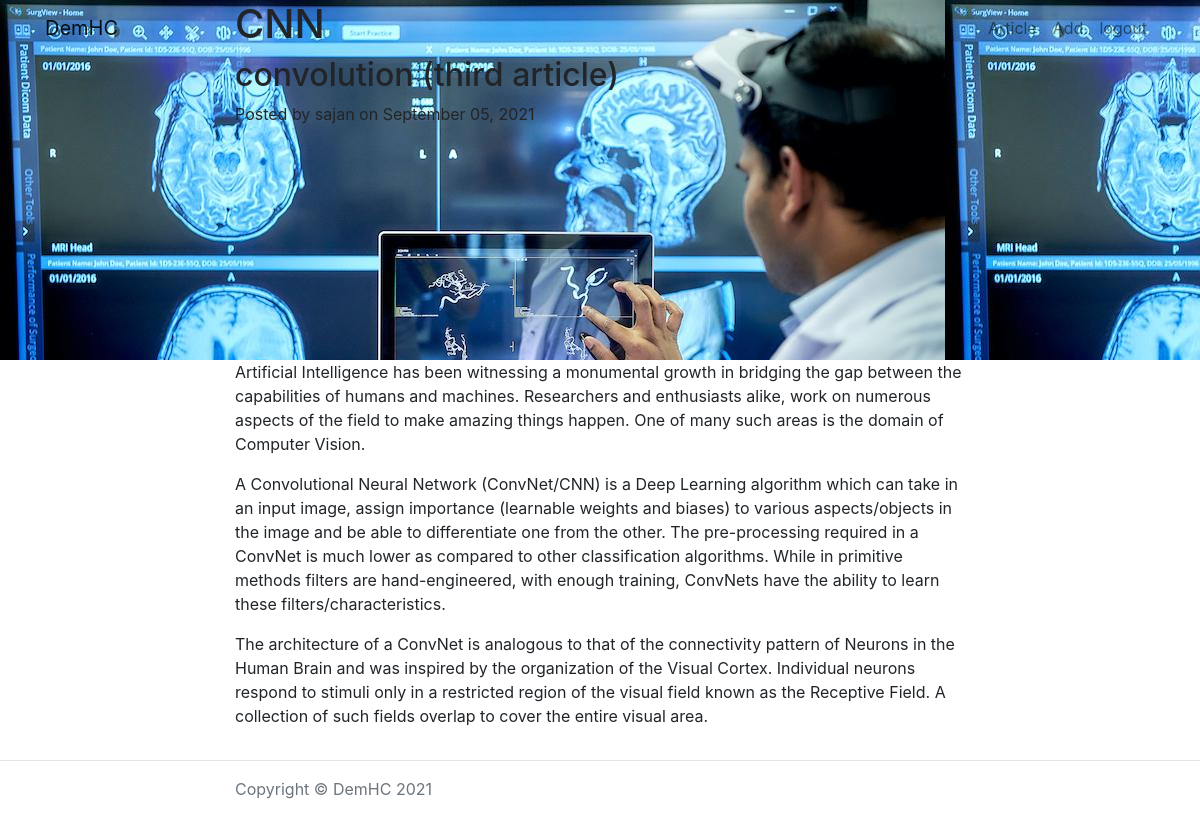
/post/3 (signed in), run on the app's committed database.
### app.py (models this page shows)
class Blogpost(db.Model):
    id = db.Column(db.Integer, primary_key=True)
    title = db.Column(db.String(50))
    subtitle = db.Column(db.String(50))
    author = db.Column(db.String(20))
    date_posted = db.Column(db.DateTime)
    content = db.Column(db.Text)

### app.py (the view)
@app.route('/post/<int:post_id>')
@login_required
def post(post_id):
    post = Blogpost.query.filter_by(id=post_id).one()
    return render_template('post.html',post=post)

### app.py (called while the page is built)
@login_manager.user_loader
def load_user(user_id):
    return User.query.get(int(user_id))

### templates/post.html (shortened to what this page needs)
<!DOCTYPE html>
<html lang="en">
<head>
    <link rel="stylesheet" href="https://stackpath.bootstrapcdn.com/bootstrap/4.1.3/css/bootstrap.min.css">
    <link rel="stylesheet" href="https://use.fontawesome.com/releases/v5.6.1/css/all.css">
</head>
<body>
    <nav class="navbar navbar-expand-lg navbar-light fixed-top" id="mainNav">
        <div class="container">
            <a class="navbar-brand" href="{{ url_for('index') }}">DemHC</a>
            <div class="collapse navbar-collapse" id="navbarResponsive">
                <ul class="navbar-nav ml-auto">
                    <li class="nav-item">
                        <a class="nav-link" href="{{ url_for('article') }}">Article</a>
                    </li>
                    <li class="nav-item">
                        <a class="nav-link" href="{{ url_for('add') }}">Add</a>
                    </li>
                    <li class="nav-item">
                        <a class="nav-link" href="{{ url_for('logout') }}">logout</a>
                    </li>
                </ul>
            </div>
        </div>
    </nav>
    <header class="masthead" style="background-image:  url('static/p.jpeg'); height: 45vh;">
        <div class="container">
            <div class="row">
                <div class="col-lg-8 col-md-10 mx-auto">
                    <div class="post-heading">
                        <h1>{{ post.title }}</h1>
                        <h2 class="subheading">{{ post.subtitle }}</h2>
                        <span class="meta">Posted by
                {{ post.author }}
                on {{ post.date_posted.strftime('%B %d, %Y') }}</span>
                    </div>
                </div>
            </div>
        </div>
    </header>
    <article>
        <div class="container">
            <div class="row">
                <div class="col-lg-8 col-md-10 mx-auto">
                    {{ post.content|safe }}
                </div>
            </div>
        </div>
    </article>
    <hr>
    <footer>
        <div class="container">
            <div class="row">
                <div class="col-lg-8 col-md-10 mx-auto">
                    <p class="copyright text-muted">Copyright &copy; DemHC 2021</p>
                </div>
            </div>
        </div>
    </footer>
</body>
</html>

### data on the page
Blogpost: title "CNN", subtitle "convolution (third article)", author "sajan", date_posted "September 05, 2021", content "Artificial Intelligence has been witnessing a monumental growth in bridging the gap between the capabilities of humans and machines. Researchers and enthusiasts alike, work on numerous aspects of the field to make amazing things happen. One of many such areas is the domain of Computer Vision. A Convolutional Neural Network (ConvNet/CNN) is a Deep Learning algorithm which can take in an input image, assign importance (learnable weights and biases) to various aspects/objects in the image and be able to differentiate one from the other. The pre-processing required in a ConvNet is much lower as compared to other classification algorithms. While in primitive methods filters are hand-engineered,…"
